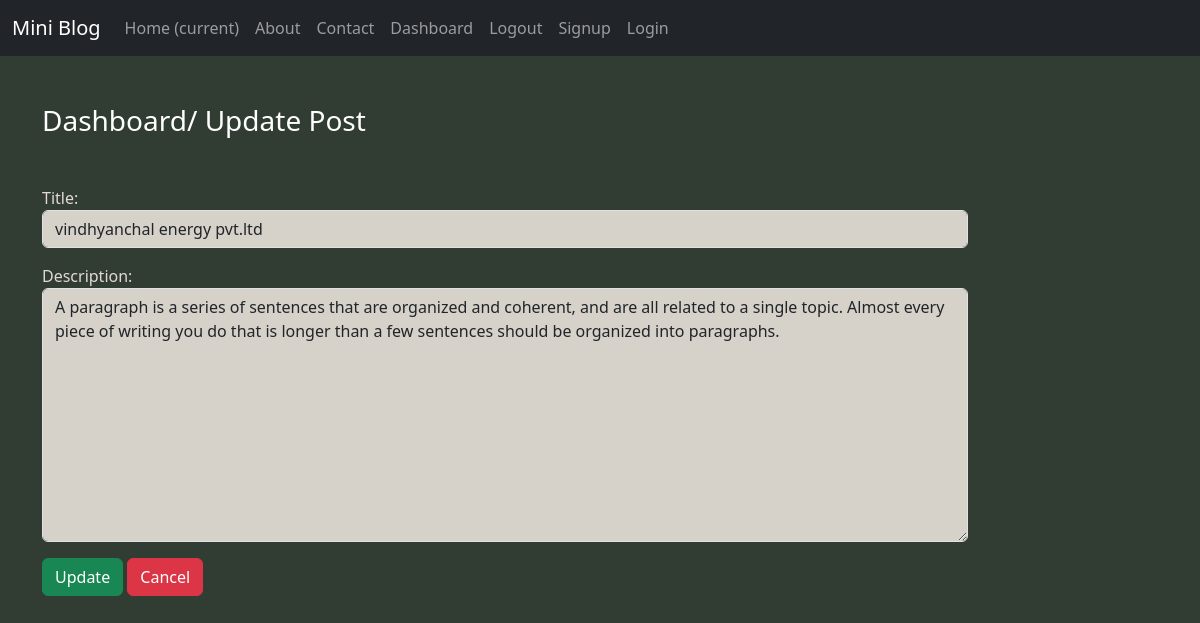
The page /updatepost/2/ (signed in) on the database its author committed.
### blog/models.py (models this page shows)
class Post(models.Model):
 title = models.CharField(max_length=150)
 desc = models.TextField()

### blog/views.py (the view)
# urls.py: path('updatepost/<int:id>/', views.update_post, name='updatepost'),
def update_post(request, id):
  if request.user.is_authenticated:
    if request.method == 'POST':
      pi = Post.objects.get(pk=id)
      form = PostForm(request.POST, instance=pi)
      if form.is_valid():
        form.save()
    else:
      pi = Post.objects.get(pk=id)
      form = PostForm(instance=pi)
    return render(request, 'blog/updatepost.html', {'form':form})
  else:
    return HttpResponseRedirect('/login/')

### blog/forms.py
class PostForm(forms.ModelForm):
  class Meta:
    model = Post
    fields = ['title', 'desc']
    labels = {'title':'Title', 'desc':'Description'}
    widgets = {'title':forms.TextInput(attrs={'class':'form-control'}),
    'desc':forms.Textarea(attrs={'class':'form-control'}), }

### blog/templates/blog/updatepost.html (shortened to what this page needs)
{% extends 'blog/base.html' %}
{% load static %}
{% block content %}
<div class="col-sm-10">
<h3 class="text-white my-5">Dashboard/ Update Post</h3>
<form action="" method="post" novalidate>
 {{form.as_p}}
 <input type="submit" value="Update" class="btn btn-success">
 <a href="{% url 'dashboard' %}" class="btn btn-danger">Cancel</a>
</form>
</div>
{% endblock content %}

### blog/static/blog/css/style.css (style rules this page uses)
body { background-color: rgb(49, 60, 51); color: rgb(227, 216, 216); }
.form-control { background-color: rgb(214, 209, 201); }

### rows shown on the page
Post: title "vindhyanchal energy pvt.ltd", desc "A paragraph is a series of sentences that are organized and coherent, and are all related to a single topic. Almost every piece of writing you do that is longer than a few sentences should be organized into paragraphs."
